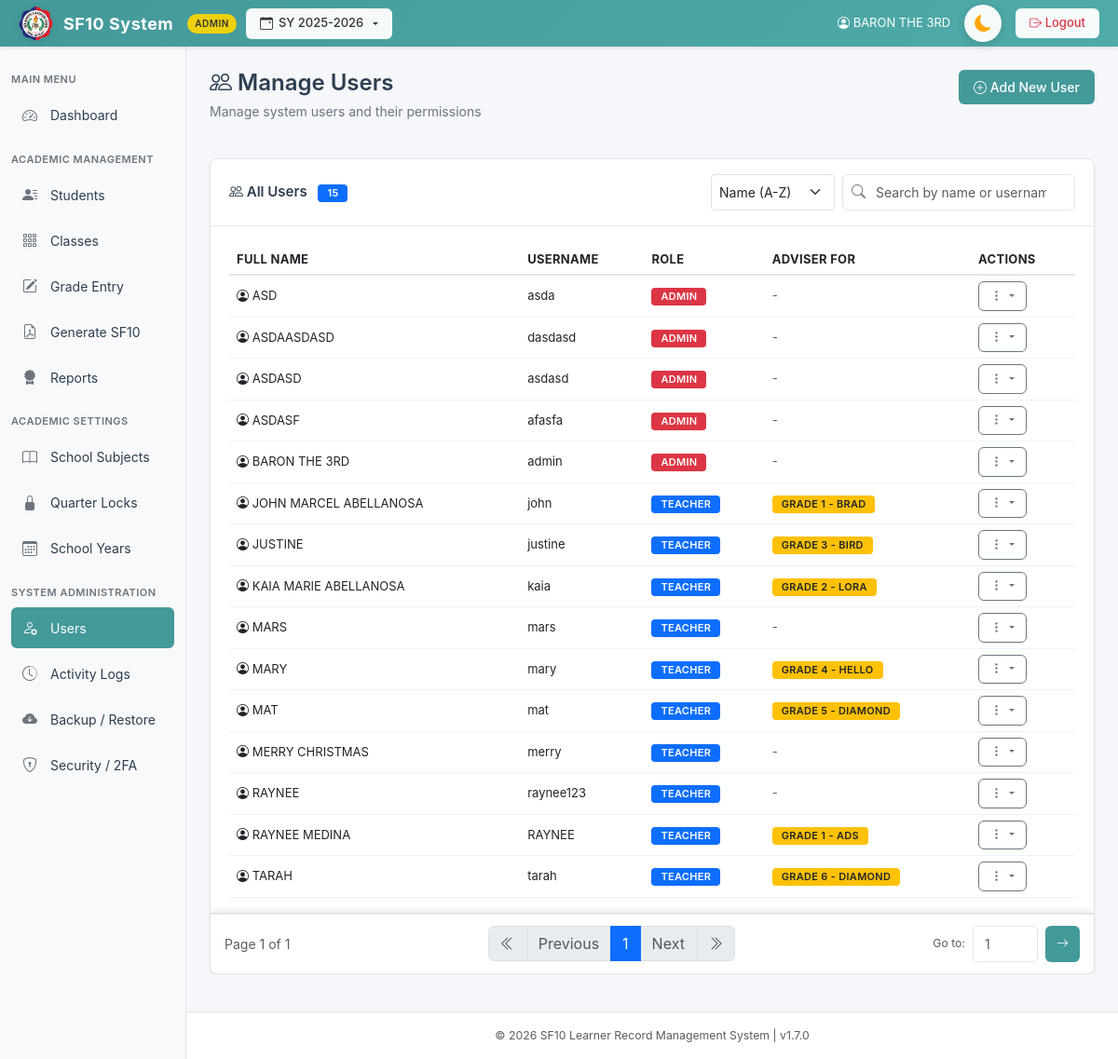
Page /pages/users.php (signed in) on the committed database.
### tables this page shows
CREATE TABLE `users` (
  `id` int(11) NOT NULL AUTO_INCREMENT,
  `username` varchar(50) NOT NULL,
  `password` varchar(255) NOT NULL,
  `full_name` varchar(100) NOT NULL,
  `role` enum('admin','teacher') NOT NULL,
  `school_name` varchar(255) DEFAULT NULL,
  `school_id` varchar(50) DEFAULT NULL,
  `district` varchar(100) DEFAULT NULL,
  `division` varchar(100) DEFAULT NULL,
  `region` varchar(100) DEFAULT NULL,
  `subject_id` int(11) DEFAULT NULL COMMENT 'For subject teachers - which subject they teach',
  `created_at` timestamp NOT NULL DEFAULT current_timestamp(),
  `totp_secret` varchar(255) DEFAULT NULL,
  `2fa_on_login` tinyint(1) DEFAULT 0,
  `remember_token` varchar(255) DEFAULT NULL,
  PRIMARY KEY (`id`),
  UNIQUE KEY `username` (`username`),
  KEY `fk_users_subject` (`subject_id`),
  CONSTRAINT `fk_users_subject` FOREIGN KEY (`subject_id`) REFERENCES `subjects` (`id`) ON DELETE SET NULL ON UPDATE CASCADE
);

### pages/users.php (the view, shortened to what this page needs)
<?php
include "../includes/db.php";
include "../templates/header.php";
$current_school_year_id = $_SESSION['school_year_id'] ?? null;
if ($current_school_year_id) {
    $sy_filter = "AND ta.school_year_id = " . intval($current_school_year_id);
} else {
    $sy_filter = "AND 1=0";
}
$search = $_GET['search'] ?? '';
$sort = $_GET['sort'] ?? 'name-asc';
$page = isset($_GET['page']) ? max(1, (int)$_GET['page']) : 1;
$items_per_page = 20;
$where_conditions = [];
$params = [];
$types = "";
$where_sql = !empty($where_conditions) ? "WHERE " . implode(" AND ", $where_conditions) : "";
$order_sql = "";
$search_order_params = [];
$search_order_types = "";
switch ($sort) {
    case 'name-asc': $order_sql .= "u.full_name ASC"; break;
}
$count_query = "SELECT COUNT(DISTINCT u.id) as total FROM users u $where_sql";
$stmt_count = $conn->prepare($count_query);
$stmt_count->execute();
$total_users = $stmt_count->get_result()->fetch_assoc()['total'];
$total_pages = ceil($total_users / $items_per_page);
$page = max(1, min($total_pages, $page));
$offset = ($page - 1) * $items_per_page;
$users_query = "SELECT u.*,
                GROUP_CONCAT(DISTINCT CASE WHEN ta.assignment_type = 'adviser'
                    THEN CONCAT('Grade ', ta.grade_level, ' - ', ta.section) END) as adviser_info,
                GROUP_CONCAT(DISTINCT CASE WHEN ta.assignment_type = 'subject'
                    THEN CONCAT(s.subject_name, ' (G', ta.grade_level, '-', ta.section, ')') END SEPARATOR ', ') as subject_info
                FROM users u
                LEFT JOIN teacher_assignments ta ON u.id = ta.teacher_id $sy_filter
                LEFT JOIN subjects s ON ta.subject_id = s.id
                $where_sql
                GROUP BY u.id
                ORDER BY $order_sql
                LIMIT ? OFFSET ?";
$stmt_users = $conn->prepare($users_query);
$final_types = $types . $search_order_types . "ii";
$final_params = array_merge($params, $search_order_params, [$items_per_page, $offset]);
$stmt_users->bind_param($final_types, ...$final_params);
$stmt_users->execute();
$users = $stmt_users->get_result();
?>
<div class="d-flex justify-content-between align-items-start mb-4">
    <div class="page-header mb-0">
        <h2><i class="bi bi-people"></i> Manage Users</h2>
        <p class="subtitle">Manage system users and their permissions</p>
    </div>
    <a href="add_user.php" class="btn btn-primary">
        <i class="bi bi-plus-circle"></i> Add New User
    </a>
</div>
<div class="card" id="usersTableCard">
  <div class="card-header d-flex justify-content-between align-items-center">
    <span>
      <i class="bi bi-people"></i> All Users
      <span class="badge bg-primary ms-2" id="userCount"><?= number_format($total_users) ?></span>
    </span>
    <div class="d-flex gap-2">
      <select id="sortUsers" class="form-select form-select-sm" style="width: auto;">
        <option value="name-asc" <?= $sort === 'name-asc' ? 'selected' : '' ?>>Name (A-Z)</option>
      </select>
      <div style="position: relative; width: 250px;">
        <input type="text" class="form-control form-control-sm" id="userSearch" placeholder="Search by name or username..." value="<?= htmlspecialchars($search) ?>" style="padding-left: 35px; padding-right: 30px;">
      </div>
    </div>
  </div>
  <div class="card-body">
    <div class="table-responsive">
      <table class="table table-hover mb-0" id="usersTable">
        <thead>
          <tr>
            <th>Full Name</th>
            <th>Username</th>
            <th>Role</th>
            <th>Adviser For</th>
            <th>Actions</th>
          </tr>
        </thead>
        <tbody>
          <?php if ($users->num_rows > 0): ?>
            <?php while($u = $users->fetch_assoc()): ?>
            <tr class="user-row">
              <td>
                <i class="bi bi-person-circle"></i> <?= htmlspecialchars(strtoupper($u['full_name'])) ?>
              </td>
              <td><?= htmlspecialchars($u['username']) ?></td>
              <td>
                <?php if ($u['role'] === 'admin'): ?>
                  <span class="badge bg-danger">Admin</span>
                <?php else: ?>
                  <span class="badge bg-primary">Teacher</span>
                <?php endif; ?>
              </td>
              <td>
                <?php if ($u['adviser_info']): ?>
                  <span class="badge bg-warning text-dark"><?= htmlspecialchars($u['adviser_info']) ?></span>
                <?php else: ?>
                  <span class="text-muted">-</span>
                <?php endif; ?>
              </td>
              <td>
                <div class="dropdown" style="position: static;">
                  <button class="btn btn-sm btn-secondary dropdown-toggle" type="button" id="actionsDropdown<?= $u['id'] ?>" data-bs-toggle="dropdown" aria-expanded="false">
                    <i class="bi bi-three-dots-vertical"></i>
                  </button>
                </div>
              </td>
            </tr>
            <?php endwhile; ?>
          <?php endif; ?>
        </tbody>
      </table>
    </div>
  </div>
  <?php if ($total_users > 0): ?>
  <div class="pagination-container">
    <div class="d-flex justify-content-between align-items-center">
      <div class="text-muted">
        Page <?= $page ?> of <?= max(1, $total_pages) ?>
      </div>
      <nav aria-label="Page navigation">
        <ul class="pagination mb-0">
          <li class="page-item <?= $page <= 1 ? 'disabled' : '' ?>">
            <a class="page-link" href="?page=1&search=<?= urlencode($search) ?>&sort=<?= urlencode($sort) ?>" title="First Page">
              <i class="bi bi-chevron-double-left"></i>
            </a>
          </li>
          <li class="page-item <?= $page <= 1 ? 'disabled' : '' ?>">
            <a class="page-link" href="?page=<?= max(1, $page - 1) ?>&search=<?= urlencode($search) ?>&sort=<?= urlencode($sort) ?>">Previous</a>
          </li>
          <?php
          $start_page = max(1, $page - 2);
          $end_page = min(max(1, $total_pages), $start_page + 4);
          $start_page = max(1, $end_page - 4);
          for($i = $start_page; $i <= $end_page; $i++):
          ?>
          <li class="page-item <?= $i == $page ? 'active' : '' ?>">
            <a class="page-link" href="?page=<?= $i ?>&search=<?= urlencode($search) ?>&sort=<?= urlencode($sort) ?>"><?= $i ?></a>
          </li>
          <?php endfor; ?>
          <li class="page-item <?= $page >= $total_pages ? 'disabled' : '' ?>">
            <a class="page-link" href="?page=<?= min($total_pages, $page + 1) ?>&search=<?= urlencode($search) ?>&sort=<?= urlencode($sort) ?>">Next</a>
          </li>
          <li class="page-item <?= $page >= $total_pages ? 'disabled' : '' ?>">
            <a class="page-link" href="?page=<?= max(1, $total_pages) ?>&search=<?= urlencode($search) ?>&sort=<?= urlencode($sort) ?>" title="Last Page">
              <i class="bi bi-chevron-double-right"></i>
            </a>
          </li>
        </ul>
      </nav>
      <div class="d-flex align-items-center gap-2">
        <span class="text-muted small">Go to:</span>
        <form method="GET" class="d-flex gap-2" onsubmit="return validatePageJump()">
          <input type="number"
                 name="page"
                 id="pageJump"
                 class="form-control form-control-sm"
                 style="width: 70px;"
                 min="1"
                 max="<?= max(1, $total_pages) ?>"
                 placeholder="<?= $page ?>"
                 title="Enter page number (1-<?= max(1, $total_pages) ?>)">
          <button type="submit" class="btn btn-sm btn-primary">
            <i class="bi bi-arrow-right"></i>
          </button>
        </form>
      </div>
    </div>
  </div>
  <?php endif; ?>
</div>
<?php include '../templates/footer.php'; ?>

### assets/css/style.css (style rules this page uses)
* { margin: 0; padding: 0; box-sizing: border-box; }
body { background-color: #f5f7fa; font-family: -apple-system, BlinkMacSystemFont, "Segoe UI", Roboto, "Helvetica Neue", Arial, sans-serif; color: #2c3e50; font-size: 14px; overflow-x: hidden; overflow-y: overlay; }
html { overflow-y: overlay; }
:root { --primary-teal: #449999; --primary-teal-dark: #3a8585; --primary-teal-light: #4FABA9; --sidebar-bg: #f8f9fa; --topbar-bg: #449999; --text-dark: #2c3e50; --text-muted: #6c757d; --border-color: #e1e5eb; --card-shadow: 0 1px 3px rgba(0, 0, 0, 0.08); --hover-bg: #f0f2f5; --card-bg: #ffffff; --input-bg: #ffffff; --input-border: #ced4da; --input-text: #212529; }
.page-header { margin-bottom: 25px; }
.page-header h2 { color: var(--text-dark); font-size: 24px; font-weight: 600; margin-bottom: 5px; }
.page-header .subtitle { color: var(--text-muted); font-size: 14px; }
.card { border: 1px solid var(--border-color); border-radius: 8px; box-shadow: var(--card-shadow); background: white; margin-bottom: 20px; }
.card-header { background: white; border-bottom: 1px solid var(--border-color); padding: 16px 20px; font-weight: 600; color: var(--text-dark); font-size: 15px; border-radius: 8px 8px 0 0 !important; }
.card-body { padding: 20px; }
.btn { border-radius: 6px; font-weight: 500; padding: 8px 16px; font-size: 14px; transition: all 0.2s; border: none; }
.btn-primary { background-color: var(--primary-teal); color: white; }
.btn-secondary { background-color: #ffffff !important; border-color: #6c757d; color: #6c757d !important; border-width: 1px; border-style: solid; }
.btn-secondary i { color: #6c757d !important; }
.btn-sm { padding: 5px 12px; font-size: 13px; }
.table { font-size: 13px; }
.table thead { background: #f8f9fa; color: var(--text-dark); font-weight: 600; border-bottom: 2px solid var(--border-color); }
.table thead th { padding: 12px; border: none; font-size: 13px; text-transform: uppercase; letter-spacing: 0.3px; }
.table tbody td { padding: 12px; vertical-align: middle; border-bottom: 1px solid #f0f2f5; }
.form-control { border: 1px solid var(--border-color); border-radius: 6px; padding: 8px 12px; transition: all 0.3s; }
.badge { padding: 4px 10px; border-radius: 4px; font-size: 11px; font-weight: 600; text-transform: uppercase; letter-spacing: 0.3px; }
@media (min-width: 992px) { .table { font-size: 14px; } }

### templates/header.php (style rules this page uses)
html, body { background-color: #f4f7fb; }

### pages/users.php (style rules this page uses)
html, body { overflow: hidden !important; height: 100vh; margin: 0; padding: 0; }
body { display: flex; flex-direction: column; }
#mainContent > * { flex-shrink: 0; }
#usersTableCard { flex: 1 1 auto; display: flex; flex-direction: column; min-height: 0; overflow: hidden; margin-bottom: 0 !important; }
#usersTableCard .card-body { flex: 1 1 auto; display: flex; flex-direction: column; min-height: 0; overflow: hidden; padding-bottom: 1rem !important; }
#usersTableCard .table-responsive { flex: 1 1 auto; min-height: 0; overflow-y: auto !important; overflow-x: hidden; margin-bottom: 0; }
#usersTable { font-size: 13px; width: 100%; margin-bottom: 0; }
#usersTable th, #usersTable td { padding: 6px 8px; }
#usersTable thead { position: sticky; top: 0; z-index: 10; background: var(--card-bg, #fff); }
.pagination-container { flex-shrink: 0; position: sticky; bottom: 0; z-index: 1000; background: var(--card-bg); border-top: 2px solid var(--border-color); padding: 12px 15px; box-shadow: 0 -2px 8px rgba(0,0,0,0.1); }

### rows in the picture
users: full_name "ASD", username "asda", role "ADMIN"
users: full_name "ASDAASDASD", username "dasdasd", role "ADMIN"
users: full_name "ASDASD", username "asdasd", role "ADMIN"
users: full_name "ASDASF", username "afasfa", role "ADMIN"
users: full_name "BARON THE 3RD", username "admin", role "ADMIN"
users: full_name "JOHN MARCEL ABELLANOSA", username "john", role "TEACHER", adviser_info "GRADE 1 - BRAD"
users: full_name "JUSTINE", username "justine", role "TEACHER", adviser_info "GRADE 3 - BIRD"
users: full_name "KAIA MARIE ABELLANOSA", username "kaia", role "TEACHER", adviser_info "GRADE 2 - LORA"
users: full_name "MARS", username "mars", role "TEACHER"
users: full_name "MARY", username "mary", role "TEACHER", adviser_info "GRADE 4 - HELLO"
users: full_name "MAT", username "mat", role "TEACHER", adviser_info "GRADE 5 - DIAMOND"
users: full_name "MERRY CHRISTMAS", username "merry", role "TEACHER"
users: full_name "RAYNEE", username "raynee123", role "TEACHER"
users: full_name "RAYNEE MEDINA", username "RAYNEE", role "TEACHER", adviser_info "GRADE 1 - ADS"
users: full_name "TARAH", username "tarah", role "TEACHER", adviser_info "GRADE 6 - DIAMOND"

### other values in the picture
$_SESSION['school_year'] "2025-2026"
$user['full_name'] "BARON THE 3RD"
$total_users "15"
$page "1"
max(1, $total_pages) "1"
